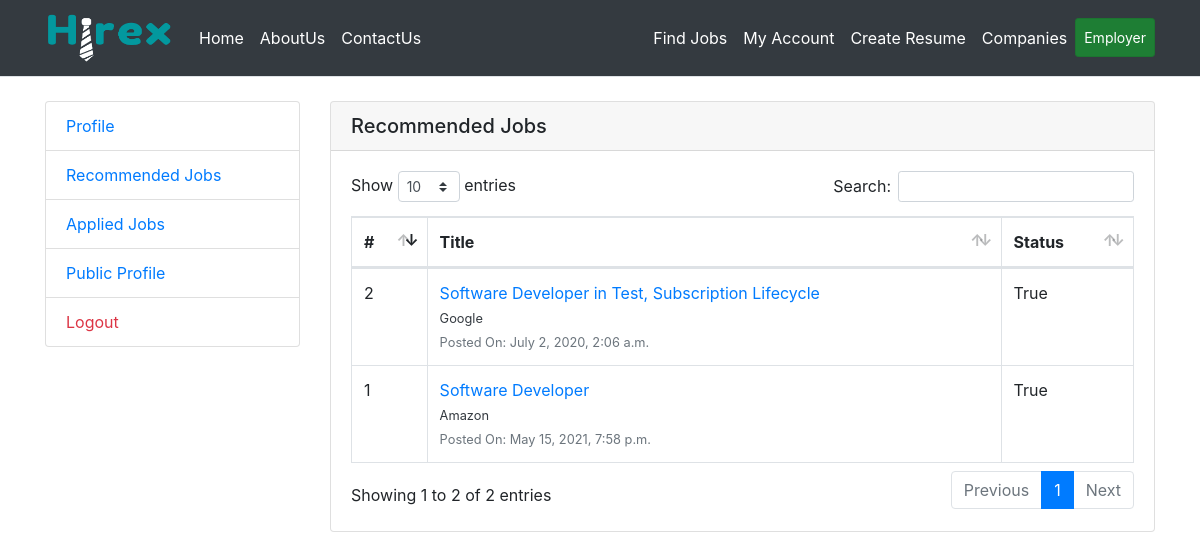
/recom-jobs/ (signed in), run on the app's committed database.
### main/models.py (models this page shows, shortened)
class Job(models.Model):
    company=models.ForeignKey(Company,on_delete=models.CASCADE)
    title=models.CharField(max_length=100)
    detail=models.TextField(blank=True)
    publish=models.BooleanField(default=True)
    post_date=models.DateTimeField(auto_now_add=True)

class Company(models.Model):
    title=models.CharField(max_length=20)
    email=models.CharField(max_length=50,default='',null=True)
    password=models.CharField(max_length=20,default='',null=True)
    detail=models.TextField(blank=True)
    contact_no=models.CharField(max_length=15)
    website=models.CharField(max_length=100,default='',null=True)
    address=models.CharField(max_length=150)
    active_status=models.BooleanField(default=True)
    class Meta:
        verbose_name_plural='Companies'

### main/e_views.py (the view)
# urls.py: path('recom-jobs/',e_views.recom_jobs,name='recom-jobs'),
def recom_jobs(request):
    emp=get_object_or_404(Employee,id=request.session['empId'])
    jobs=Job.objects.filter(title__icontains=emp.job_title,publish=True).order_by('-id')
    return render(request,'recom.html',{'jobs':jobs})

### main/context_processor.py (called while the page is built)
def company_noti_count(request):
    total_notification=0
    if 'companyId' in request.session:
        company=request.session['companyId']
        total_notification=Notification.objects.filter(receiver_id=company).count()
    return {'totalNotification':total_notification}

### main/templates/recom.html (shortened to what this page needs)
{% extends "base.html" %}
{% load static %}
{% load widget_tweaks %}
{% block content %}
<div class="row">
    <div class="col-md-3">
        {% include 'left-sidebar.html' %}
    </div>
    <div class="col-md-9">
        <div class="card">
            <h5 class="card-header">Recommended Jobs</h5>
            <div class="card-body">
                <table class="table table-bordered" id="dataTable">
                    <thead>
                        <tr>
                            <th>#</th>
                            <th>Title</th>
                            <th>Status</th>
                        </tr>
                    </thead>
                    <tbody>
                        {% if jobs %}
                            {% for job in jobs %}
                                <tr>
                                    <td>{{forloop.counter}}</td>
                                    <td>
                                        <a href="/job/detail/{{job.id}}">{{job.title}}</a>
                                        <br/><small class="text-muted"><a class="text-dark" href="/company/detail/{{job.company.id}}">{{job.company.title}}</a></small>
                                        <br/><small class="text-muted">Posted On: {{job.post_date}}</small>
                                    </td>
                                    <td>{{job.publish}}</td>
                                </tr>
                            {% endfor %}
                        {% endif %}
                    </tbody>
                </table>
            </div>
        </div>
    </div>
</div>
<link rel="stylesheet" href="{% static 'lib/dataTable/css/dataTables.bootstrap4.min.css' %}">
<link rel="stylesheet" href="{% static 'lib/dataTable/dataTables.min.css' %}">
{% endblock %}

### data on the page
Job: title "Software Developer", company "Amazon", post_date "May 15, 2021, 7:58 p.m.", publish "True"
Job: title "Software Developer in Test, Subscription Lifecycle", company "Google", post_date "July 2, 2020, 2:06 a.m.", publish "True"
